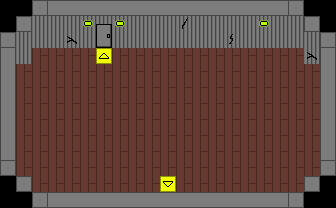

Below is a game level as drawn by its tile map, then a one-line description and the .tmx file that defines it, in full:
An orthogonal 21x13 tile map with 16x16 px tiles, 2 tile layers (Suelo, Paredes) and 4 objects (Frikol, InteractHitbox).

<map version="1.10" tiledversion="1.10.2" orientation="orthogonal" renderorder="right-down" width="21" height="13" tilewidth="16" tileheight="16" infinite="0" nextlayerid="7" nextobjectid="5">
 <tileset firstgid="1" source="Mercadona.tsx" />
 <layer id="2" name="Suelo" width="21" height="13">
  <data encoding="csv">
0,0,0,0,0,0,0,0,0,0,0,0,0,0,0,0,0,0,0,0,0,
0,0,0,0,0,0,0,0,0,0,0,0,0,0,0,0,0,0,0,0,0,
0,0,0,0,0,0,0,0,0,0,0,0,0,0,0,0,0,0,0,0,0,
0,0,1,1,1,1,13,1,1,1,1,1,1,1,1,1,1,1,1,0,0,
0,1,1,1,1,1,1,1,1,1,1,1,1,1,1,1,1,1,1,1,0,
0,1,1,1,1,1,1,1,1,1,1,1,1,1,1,1,1,1,1,1,0,
0,1,1,1,1,1,1,1,1,1,1,1,1,1,1,1,1,1,1,1,0,
0,1,1,1,1,1,1,1,1,1,1,1,1,1,1,1,1,1,1,1,0,
0,1,1,1,1,1,1,1,1,1,1,1,1,1,1,1,1,1,1,1,0,
0,1,1,1,1,1,1,1,1,1,1,1,1,1,1,1,1,1,1,1,0,
0,1,1,1,1,1,1,1,1,1,1,1,1,1,1,1,1,1,1,1,0,
0,0,1,1,1,1,1,1,1,1,14,1,1,1,1,1,1,1,1,0,0,
0,0,0,0,0,0,0,0,0,0,0,0,0,0,0,0,0,0,0,0,0
</data>
 </layer>
 <layer id="4" name="Paredes" width="21" height="13">
  <data encoding="csv">
0,0,4,5,5,5,5,5,5,5,5,5,5,5,5,5,5,5,4,0,0,
0,4,7,7,7,11,25,11,7,7,7,10,7,7,7,7,11,7,7,4,0,
4,7,7,7,8,7,42,7,7,7,7,7,7,7,9,7,7,7,7,7,4,
6,7,0,0,0,0,0,0,0,0,0,0,0,0,0,0,0,0,0,8,6,
6,0,0,0,0,0,0,0,0,0,0,0,0,0,0,0,0,0,0,0,6,
6,0,0,0,0,0,0,0,0,0,0,0,0,0,0,0,0,0,0,0,6,
6,0,0,0,0,0,0,0,0,0,0,0,0,0,0,0,0,0,0,0,6,
6,0,0,0,0,0,0,0,0,0,0,0,0,0,0,0,0,0,0,0,6,
6,0,0,0,0,0,0,0,0,0,0,0,0,0,0,0,0,0,0,0,6,
6,0,0,0,0,0,0,0,0,0,0,0,0,0,0,0,0,0,0,0,6,
4,0,0,0,0,0,0,0,0,0,0,0,0,0,0,0,0,0,0,0,4,
0,4,0,0,0,0,0,0,0,0,0,0,0,0,0,0,0,0,0,4,0,
0,0,4,5,5,5,5,5,5,5,5,5,5,5,5,5,5,5,4,0,0
</data>
 </layer>
 <objectgroup id="5" name="Transiciones">
  <object id="1" x="95.9197" y="47.8036" width="15.6221" height="5.9364" />
  <object id="2" x="159.97" y="185.59" width="15.3097" height="6.56128" />
 </objectgroup>
 <objectgroup id="6" name="Personajes">
  <object id="3" name="Frikol" x="231.5" y="97.5">
   <point />
  </object>
  <object id="4" name="InteractHitbox" x="209" y="73" width="46.5" height="41" />
 </objectgroup>
</map>
